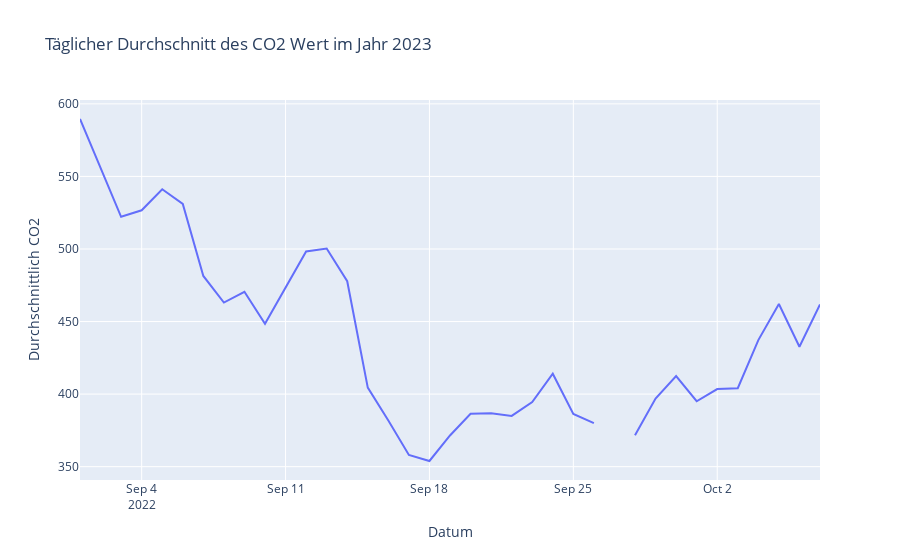

Source (notebook cell):
### Code cell
fig = px.line(daily_avg_co2_2022, x='date_time', y='CO2', title='Täglicher Durchschnitt des CO2 Wert im Jahr 2023',
              labels={'date_time': 'Datum', 'CO2': 'Durchschnittlich CO2'})

fig.show()

### Figure 1 — Plotly figure (JSON) as saved in the notebook; plotly's stock layout.template omitted (floating-point values rounded to 4 significant figures)
{"data": [{"hovertemplate": "Datum=%{x}<br>Durchschnittlich CO2=%{y}<extra></extra>", "legendgroup": "", "line": {"color": "#636efa", "dash": "solid"}, "marker": {"symbol": "circle"}, "mode": "lines", "name": "", "orientation": "v", "showlegend": false, "type": "scatter", "x": ["2022-09-01T00:00:00", "2022-09-02T00:00:00", "2022-09-03T00:00:00", "2022-09-04T00:00:00", "2022-09-05T00:00:00", "2022-09-06T00:00:00", "2022-09-07T00:00:00", "2022-09-08T00:00:00", "2022-09-09T00:00:00", "2022-09-10T00:00:00", "2022-09-11T00:00:00", "2022-09-12T00:00:00", "2022-09-13T00:00:00", "2022-09-14T00:00:00", "2022-09-15T00:00:00", "2022-09-16T00:00:00", "2022-09-17T00:00:00", "2022-09-18T00:00:00", "2022-09-19T00:00:00", "2022-09-20T00:00:00", "2022-09-21T00:00:00", "2022-09-22T00:00:00", "2022-09-23T00:00:00", "2022-09-24T00:00:00", "2022-09-25T00:00:00", "2022-09-26T00:00:00", "2022-09-27T00:00:00", "2022-09-28T00:00:00", "2022-09-29T00:00:00", "2022-09-30T00:00:00", "2022-10-01T00:00:00", "2022-10-02T00:00:00", "2022-10-03T00:00:00", "2022-10-04T00:00:00", "2022-10-05T00:00:00", "2022-10-06T00:00:00", "2022-10-07T00:00:00"], "xaxis": "x", "y": [589.6, 556.2, 522.2, 526.6, 541.2, 531.1, 481.4, 463.1, 470.5, 448.4, 473.3, 498.3, 500.3, 477.8, 404.5, 381.8, 358.0, 353.9, 371.5, 386.5, 386.9, 384.9, 394.5, 414.1, 386.3, 380.0, null, 371.6, 396.9, 412.4, 395.1, 403.5, 404.1, 437.2, 462.1, 432.6, 461.8], "yaxis": "y"}], "layout": {"legend": {"tracegroupgap": 0}, "title": {"text": "Täglicher Durchschnitt des CO2 Wert im Jahr 2023"}, "xaxis": {"anchor": "y", "domain": [0, 1], "title": {"text": "Datum"}}, "yaxis": {"anchor": "x", "domain": [0, 1], "title": {"text": "Durchschnittlich CO2"}}}}
